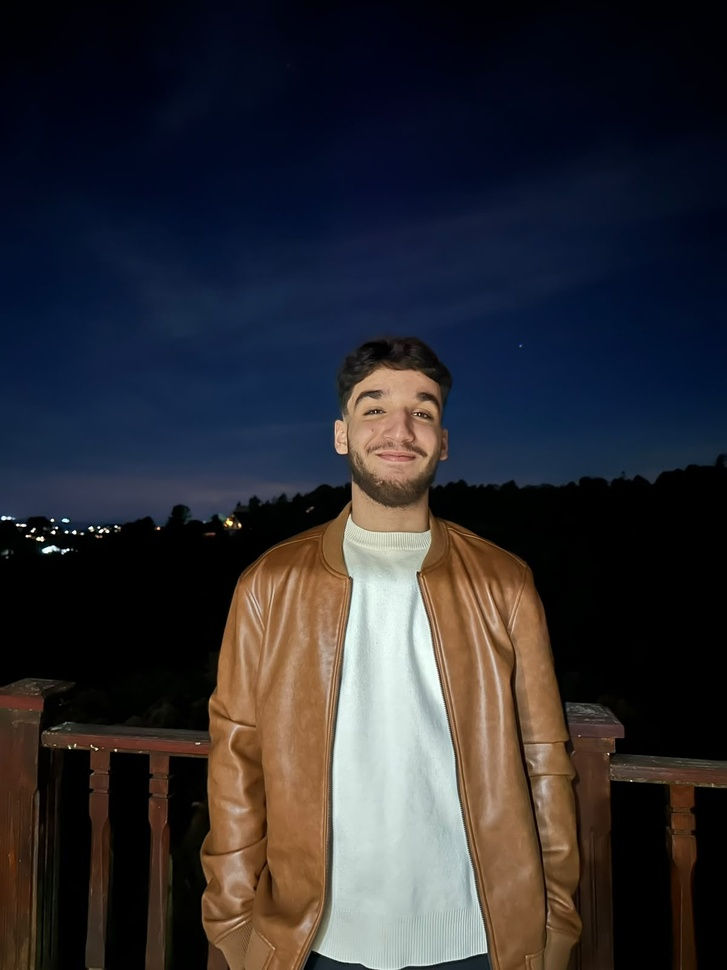
#> input picture foto_escura.jpeg, 727 x 970 px, shrunk from 1200 x 1600 before the run, given in place of minions.jpg, which was not available
$ jupyter execute Atividade26_08_2026.ipynb   (text cells are left out)
#> lines starting #> are read from the running program, lines starting #| are printed output that depends on the picture; after the words box and inside, x2 and y2 are one past the last pixel; in counts of white or black regions, pixels touching at a corner belong together; pictures that were not available may be replaced by others from this repository, and a replacement may not be noted
[cell 1]
import cv2
import numpy as np
import matplotlib.pyplot as plt
from google.colab import files

[cell 2]
arquivo = files.upload()
#> the answer given: foto_escura.jpeg

[cell 3]
img_bgr = cv2.imread('minions.jpg')
#> img_bgr is the input picture: shape (970, 727, 3); mean B, G, R 50.1, 44.8, 45.8
img_rgb = cv2.cvtColor(img_bgr, cv2.COLOR_BGR2RGB)
img_hsv = cv2.cvtColor(img_bgr, cv2.COLOR_BGR2HSV)
#> img_hsv: shape (970, 727, 3); mean H, S, V 67.6, 152.7, 64.5
img_grey = cv2.cvtColor(img_bgr, cv2.COLOR_BGR2GRAY)
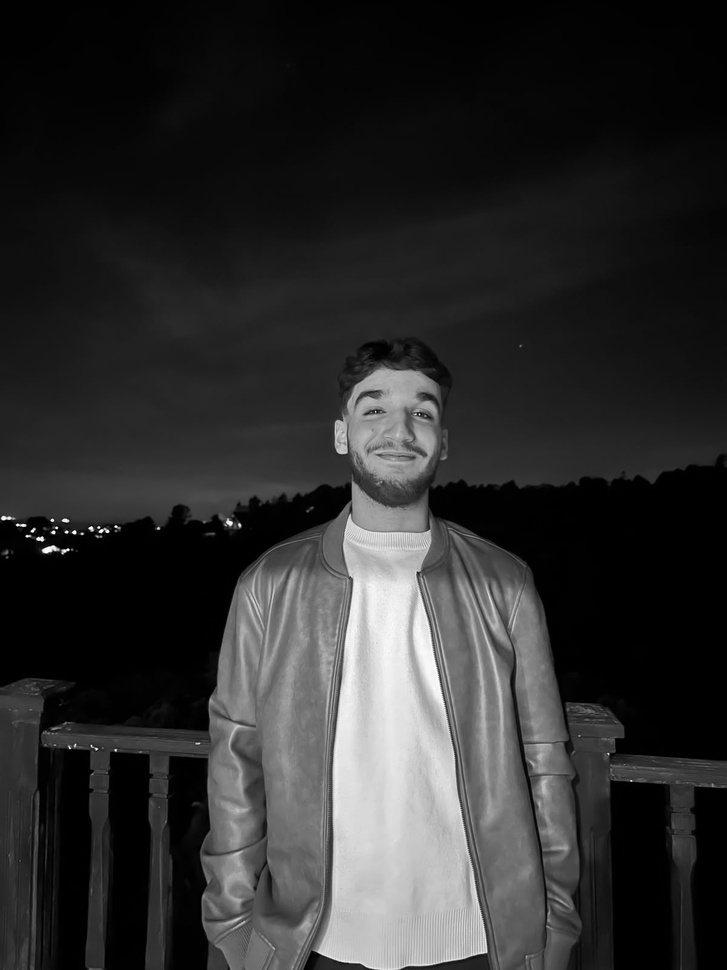
#> img_grey: shape (970, 727); min 0, max 255, mean 45.7

img_grey

[cell 4]
def quantizar(imagem, bits):
#> called with bits = 1
    niveis = 2 ** bits
    imagem_float = imagem.astype(np.float32)
    quantizada = np.round((imagem_float / 255) * (niveis - 1))
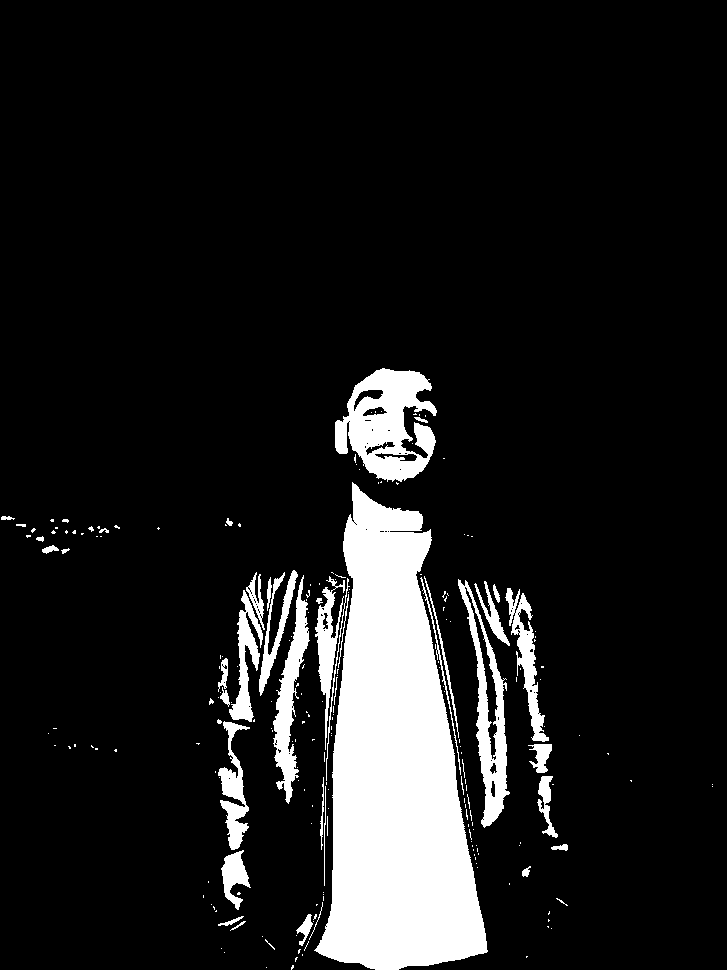
#> quantizada: shape (970, 727) float32; values 0 (black) and 1 (white), 11.3% white; 223 white regions (177 under 20 px), largest, box (x1, y1, x2, y2) and area: (314, 482, 488, 970) 51634, (335, 368, 437, 482) 6893, (458, 579, 510, 828) 3914
    quantizada = quantizada * (255 / (niveis - 1))
    return quantizada.astype(np.uint8)

img_1bit = quantizar(img_grey, 1)
img_2bits = quantizar(img_grey, 2)
#> call 2 of quantizar, with bits = 2
#> in quantizar (call 2), `quantizada = np.round((imagem_float / 255) * (niveis - 1))`:
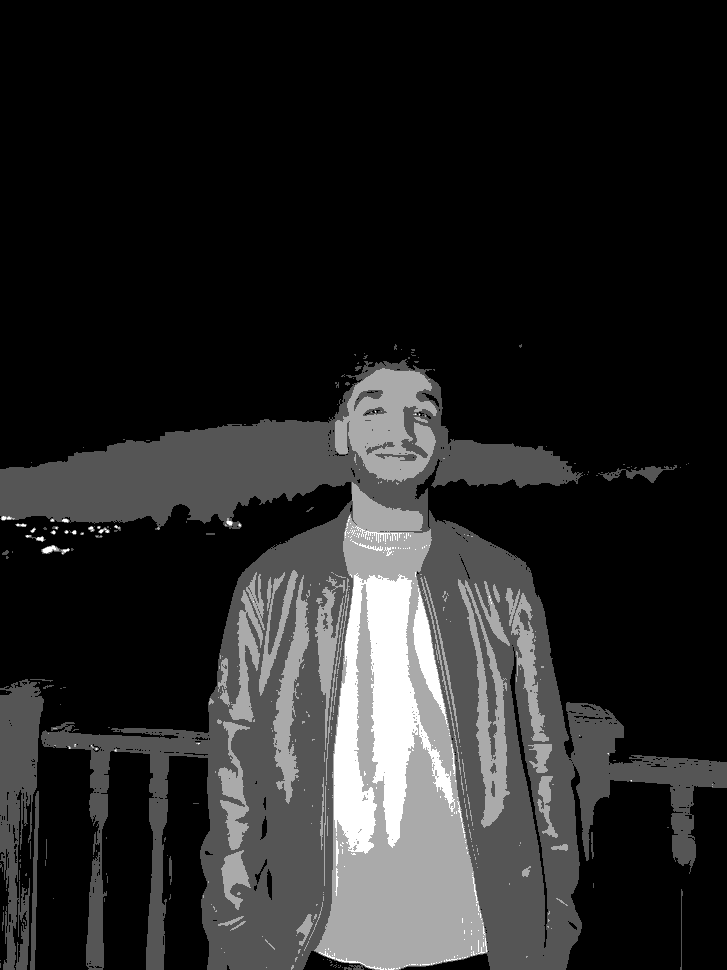
#> quantizada: shape (970, 727) float32; min 0, max 3, mean 0.452; drawn with min black and max white
img_4bits = quantizar(img_grey, 4)
img_8bits = quantizar(img_grey, 8)

fig, ax = plt.subplots(1, 5, figsize=(18, 4))

ax[0].imshow(img_grey, cmap='gray', vmin=0, vmax=255)
ax[0].set_title('Tons de cinza\nOriginal')

imagens = [img_1bit, img_2bits, img_4bits, img_8bits]
titulos = ['1 bit\n2 niveis', '2 bits\n4 niveis', '4 bits\n16 niveis', '8 bits\n256 niveis']

for i in range(4):
    ax[i + 1].imshow(imagens[i], cmap='gray', vmin=0, vmax=255)
    ax[i + 1].set_title(titulos[i])

for eixo in ax:
    eixo.axis('off')

plt.tight_layout()
plt.savefig('quantizacao.png', dpi=200, bbox_inches='tight')
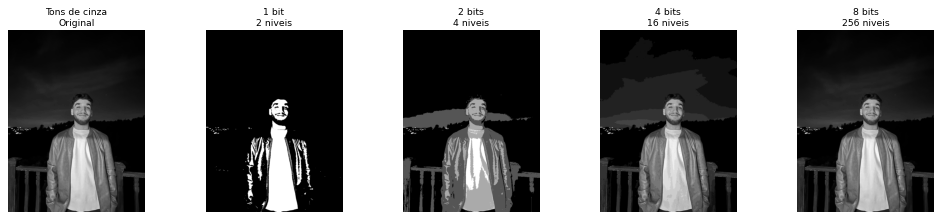
#> figure drawn by matplotlib, 5 panels
plt.show()

[cell 5]
plt.figure(figsize=(5,3))
plt.imshow(img_rgb)
plt.title('Imagem em RGB')
plt.show()

[cell 6]
plt.figure(figsize=(5,3))
plt.imshow(img_hsv)
plt.title('Imagem em HSV')
plt.show()

[cell 7]
fig, ax = plt.subplots(2,2,figsize = (10,4))
ax[0,0].imshow(img_rgb)
ax[0,0].set_title('RGB')
ax[0,0].axis('off')

ax[0,1].imshow(img_bgr)
ax[0,1].set_title('BGR')
ax[0,1].axis('off')

ax[1,0].imshow(img_hsv)
ax[1,0].set_title('HSV')
ax[1,0].axis('off')

ax[1,1].imshow(img_grey, cmap = 'gray')
ax[1,1].set_title('Cinza')
ax[1,1].axis('off')

plt.tight_layout()
plt.savefig('bob.png')
#> figure, not shown here; B, G, R data is drawn as R, G, B
plt.show()
